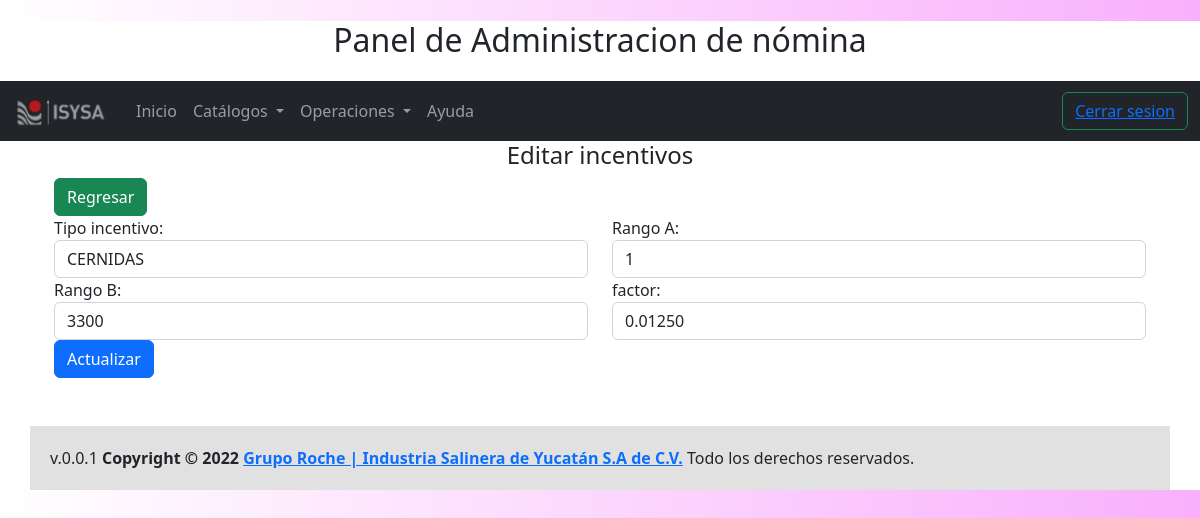
The app's page /admin-incentivo-At_cer/actualizar?id=1 (signed in) with its own data.
### tables this page shows
CREATE TABLE IF NOT EXISTS `at_cer` (
  `id` int(11) NOT NULL AUTO_INCREMENT,
  `produc26_incen_id` int(1) NOT NULL,
  `rangoA` int(11) DEFAULT NULL,
  `rangoB` int(11) DEFAULT NULL,
  `factor` decimal(8,5) DEFAULT NULL,
  PRIMARY KEY (`id`),
  KEY `produc26_incen_id_idx` (`produc26_incen_id`)
);

CREATE TABLE IF NOT EXISTS `produc_incen` (
  `id` int(1) NOT NULL AUTO_INCREMENT,
  `nombreP` char(10) NOT NULL,
  PRIMARY KEY (`id`)
);

### views/admin/incentivo/At_cer/formulario.php (the view, shortened to what the rows shown need)
<div class="row">
    <div class="form-group col">
        <label  for="produc26_incen_id">Tipo incentivo:</label>
        <select name="produc26_incen_id" id="produc26_incen_id" class="form-control">
            <?php foreach($produc_incen as $produc_incen) { ?>
                <option <?php echo $At_cer->produc26_incen_id === $produc_incen->id ? 'selected' : '' ?> value="<?php echo s($produc_incen->id); ?>"><?php echo s($produc_incen->nombreP) ; ?>
            <?php  } ?>
        </select>
    </div>
    <div class="form-group col">
         <label  for="rangoA">Rango A:</label>
         <input type="number" class="form-control" id='rangoA' name="rangoA" placeholder="" value="<?php echo $At_cer->rangoA;?>"/>
    </div>
</div>
<div class="row">
    <div class="form-group col">
        <label  for="rangoB">Rango B:</label>
        <input type="number" class="form-control" id='rangoB' name="rangoB" placeholder="" value="<?php echo $At_cer->rangoB;?>"/>
    </div>
    <div class="form-group col">
        <label  for="factor">factor:</label>
        <input type="number" step="any" class="form-control" id='factor' name="factor" placeholder="" value="<?php echo $At_cer->factor;?>"/>
    </div>
</div>

### records on screen
at_cer: produc26_incen_id "CERNIDAS", rangoA "1", rangoB "3300", factor "0.01250"
